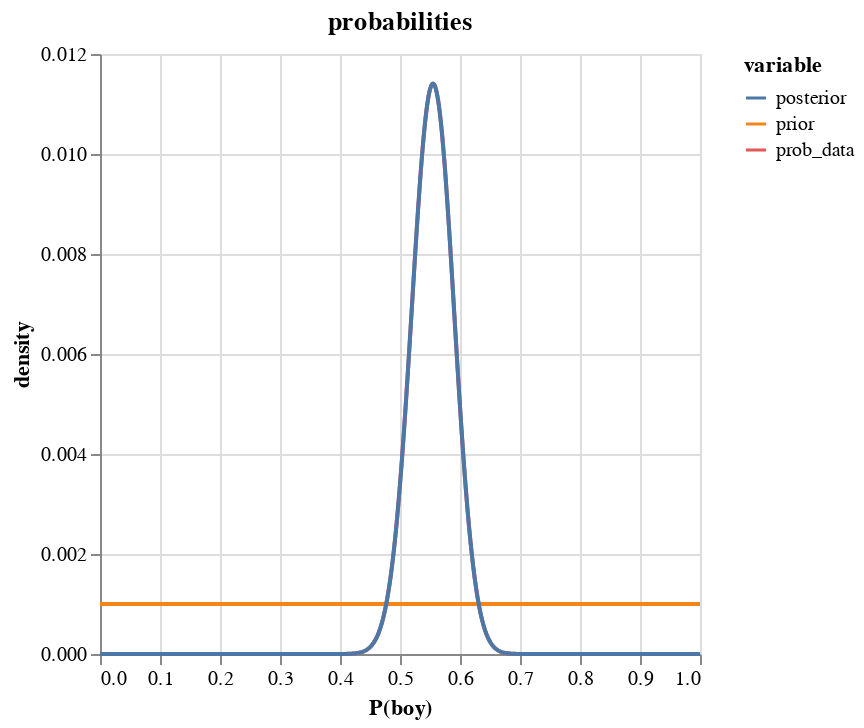

Notebook code cell kept with this figure:
### Code cell
# data source for plotting
tmp_df = pd.DataFrame(
    {
        "p_grid": p_grid,
        "prior": prior,
        "prob_data": data_prob,
        "posterior": posterior,
    }
)

# convert wide df to tall, keep `p_grid` column
tmp_df = tmp_df.melt("p_grid", value_name="density")

alt.Chart(tmp_df, title="probabilities").mark_line().encode(
    alt.X("p_grid", title="P(boy)"),
    y="density",
    color="variable",
)

### Figure 1 — Vega-Lite specification as saved in the notebook (floating-point values rounded to 4 significant figures; data arrays with more than 128 entries replaced by an {"elided": "..."} marker saying what was removed)
{"$schema": "https://vega.github.io/schema/vega-lite/v5.20.1.json", "config": {"view": {"continuousHeight": 300, "continuousWidth": 300}}, "data": {"name": "data-836b1208bd5fbd32ef93f09221a77824"}, "datasets": {"data-836b1208bd5fbd32ef93f09221a77824": {"elided": "3000 records"}}, "encoding": {"color": {"field": "variable", "type": "nominal"}, "x": {"field": "p_grid", "title": "P(boy)", "type": "quantitative"}, "y": {"field": "density", "type": "quantitative"}}, "mark": {"type": "line"}, "title": "probabilities"}
